Frame 1 (no input): blank canvas, image omitted
Frame 60 (no input): blank canvas, image omitted
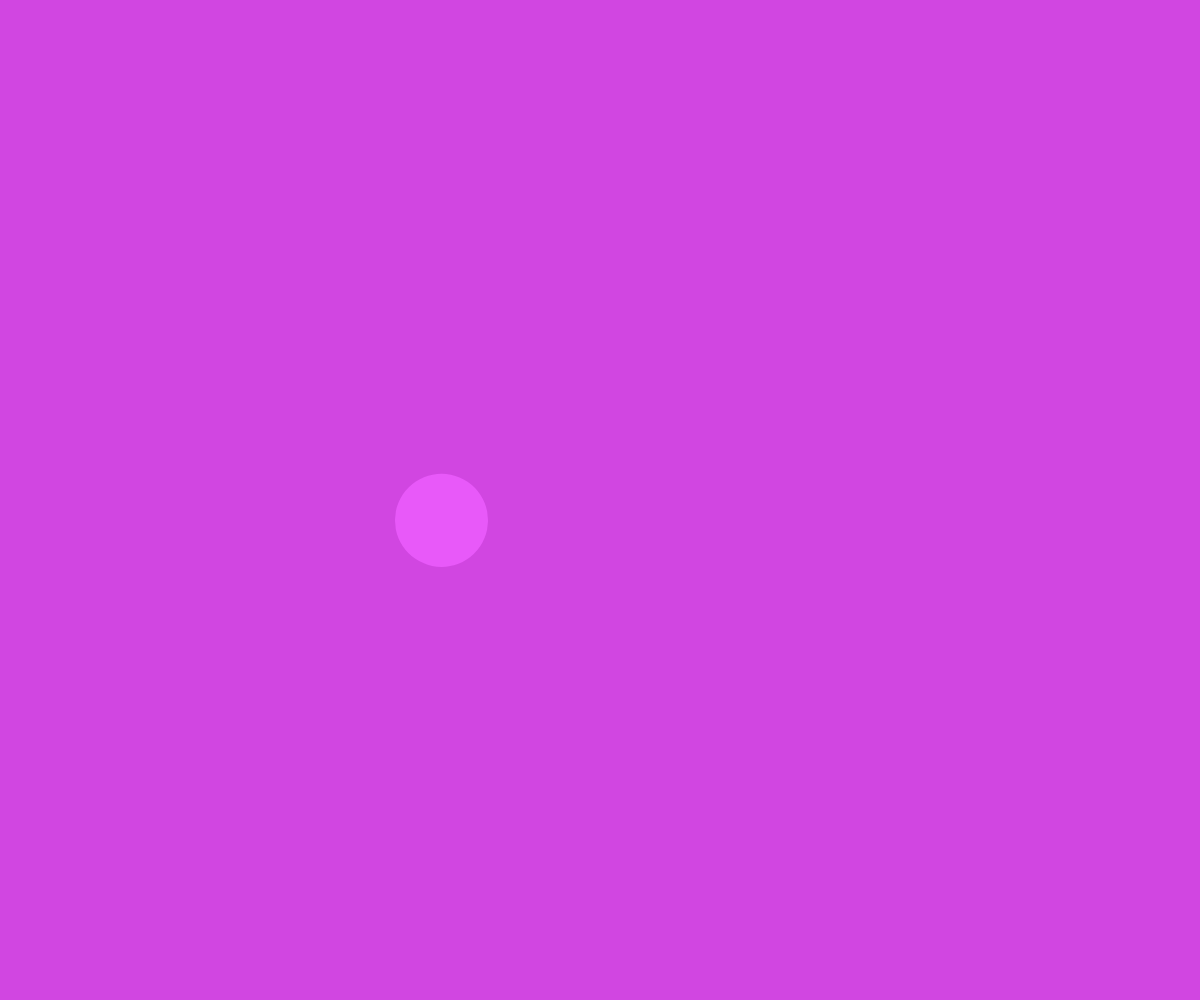
Frame 120 (the mouse pressed at the canvas centre since frame 60)

The p5.js sketch whose frames 1 and 60 were blank and that drew this single picture after the mouse press (run headless with seeded random() and noise() and a simulated clock; from frame 60 on, the mouse is pressed at the canvas centre):

// p5.js sketch
// ── sketch.js
// for() loop Projects

// Rotate() function with random element


var r = 0;

function setup() {
    createCanvas(windowWidth, windowHeight);
    background(100);
    smooth();
    noStroke();
}

function draw(){
    background(random(255),random(255),random(255));
    fill(random(255),random(255),random(255));
    translate(width/2, height/2);
    rotate(r);
    var circle_size = random(100);
    ellipse(100 + r, 10, circle_size, circle_size);
    r = r + 0.5;
}
